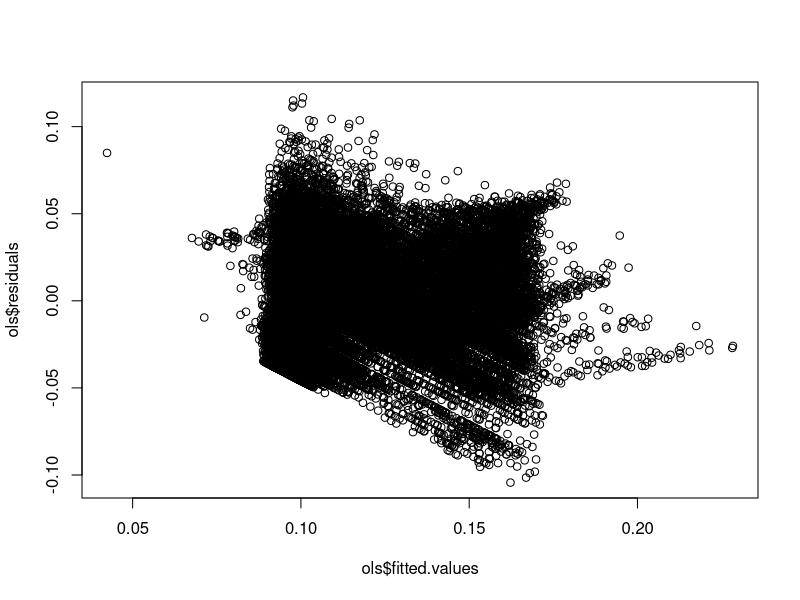

Write R code to recreate this figure.
## ---- chunk 1
library(gdata)
library(plyr)
library(knitr)
library(MASS)
library(glmnet)
## ---- chunk 2
train <- read.csv("train.csv")
trainMeaningFull <-subset(train, select=-c(id, member_id, emp_length, revol_util))
kable(head(train))
kable(rbind(summary(train), sapply(train, sd)))
## ---- chunk 3
ols <- lm(int_rate ~ ., trainMeaningFull)
olsSum <- summary(ols)
## ---- chunk 4
olsSum$r.squared
## ---- chunk 5
plot(ols$fitted.values, ols$residuals)
## ---- chunk 6
rmse <- mean((ols$residuals)^2)
rmse
## ---- chunk 7
test <- read.csv("test.csv")
test <- subset(test, select=-c(id, member_id, emp_length, revol_util))
test <- test[complete.cases(test),]
## ---- chunk 8
predOLS <- predict(ols,test, interval = "none")
rmseOLS <- mean((test$int_rate - predOLS)^2)
cat("RMSE OLS: ", rmseOLS)
## ---- chunk 9
interactDF <- as.data.frame(model.matrix(~(.)^2,subset(trainMeaningFull, select=-c(int_rate))))
interactTest <- as.data.frame(model.matrix(~(.)^2,subset(test, select=-c(int_rate))))
## ---- chunk 10
smallest = lm(trainMeaningFull$int_rate ~ 1, interactDF)
biggest = as.formula(lm(trainMeaningFull$int_rate ~ ., interactDF))
stepForwardAIC <- step(smallest, scope = biggest, k = 2, direction ="forward", trace = F)
stepForwardBIC <- step(smallest, scope = biggest, k = log(length(trainMeaningFull$int_rate)), direction ="forward", trace = F)
summary(stepForwardAIC)
summary(stepForwardBIC)
## ---- chunk 11
rmseAIC <- mean((stepForwardAIC$residuals)^2)
rmseBIC <- mean((stepForwardBIC$residuals)^2)
cat("RMSE AIC: ", rmseAIC, "RMSE BIC: ", rmseBIC)
## ---- chunk 12
predAIC <- predict(stepForwardAIC,interactTest, interval = "none")
predBIC <- predict(stepForwardBIC,interactTest, interval = "none")
rmseAIC <- mean((test$int_rate - predAIC)^2)
rmseBIC <- mean((test$int_rate - predBIC)^2)
cat("RMSE AIC: ", rmseAIC, "RMSE BIC: ", rmseBIC)
## ---- chunk 13
biggest = lm(trainMeaningFull$int_rate ~ ., interactDF)
smallest = as.formula(lm(trainMeaningFull$int_rate ~ 1, interactDF))
stepBackwardAIC <- step(biggest, scope = smallest, k = 2, direction ="backward", trace = F)
stepBackwardBIC <- step(biggest, scope = smallest, k = log(length(trainMeaningFull$int_rate)), direction ="backward", trace = F)
summary(stepBackwardAIC)
summary(stepBackwardBIC)
## ---- chunk 14
rmseBackAIC <- mean((stepBackwardAIC$residuals)^2)
rmseBackBIC <- mean((stepBackwardBIC$residuals)^2)
cat("RMSE AIC: ", rmseBackAIC, "RMSE BIC: ", rmseBackBIC)
## ---- chunk 15
predBackAIC <- predict(stepBackwardAIC,interactTest, interval = "none")
predBackBIC <- predict(stepBackwardBIC,interactTest, interval = "none")
rmseBackAIC <- mean((test$int_rate - predBackAIC)^2)
rmseBackBIC <- mean((test$int_rate - predBackBIC)^2)
cat("RMSE AIC: ", rmseBackAIC, "RMSE BIC: ", rmseBackBIC)
## ---- chunk 16
model=as.formula(paste("~", paste(names(interactDF)[-1], collapse= "+")))
x=model.matrix(model,interactDF);
lassoFit <- glmnet(x,trainMeaningFull$int_rate)
coef(lassoFit, s=.0001)
## ---- chunk 17
insamplePred <- predict(lassoFit, newx = as.matrix(interactDF), s=.0001)
lassoRMSE <- mean((insamplePred - trainMeaningFull$int_rate)^2)
cat("RMSE Lasso: ", lassoRMSE)
## ---- chunk 18
lassoCVFit <- cv.glmnet(x,trainMeaningFull$int_rate, nfolds = 10)
lassoCVFit$lambda.min
## ---- chunk 19
insampleCVPred <- predict(lassoCVFit, newx = as.matrix(interactDF), s="lambda.min")
lassoCVRMSE <- mean((insampleCVPred - trainMeaningFull$int_rate)^2)
cat("RMSE CVLasso: ", lassoCVRMSE)
## ---- chunk 20
trades <- read.csv("detailed_trades_est.csv")
## ---- chunk 21
logit <- glm(PCHANGE~LASK+LBID+RETURN+SIGN_VOL, family=binomial, data=trades)
AIC(logit)
BIC(logit)
## ---- chunk 22
interactions <- subset(trades,select = -c(PCHANGE,PCHANGE0))
interactions <- as.data.frame(model.matrix(~(.)^2, interactions))
## ---- chunk 23
trades.pca <- prcomp(interactions)
myModel <- lm(trades$PCHANGE~trades.pca$x[,1]+trades.pca$x[,2]+trades.pca$x[,3])
## ---- chunk 24
error <- trades$PCHANGE-(as.numeric(myModel$fitted.values > .5))
mean(abs(error))
